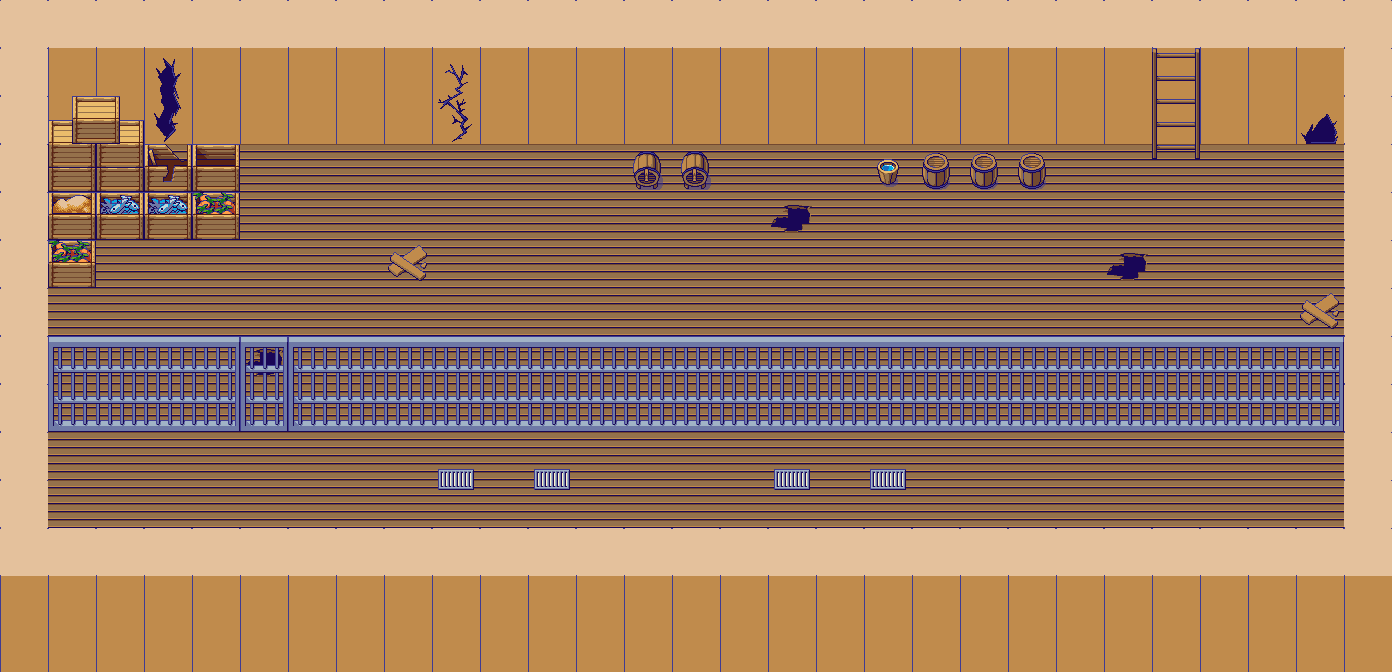

Tiled map render using the project's own tile images. Description and the whole map definition, tile-layer contents included, below:
An orthogonal 29x14 tile map with 48x48 px tiles, 3 tile layers (Tile Layer 1, Tile Layer 2, Tile Layer 3), 6 tilesets.

<map version="1.5" tiledversion="1.7.2" orientation="orthogonal" renderorder="right-down" width="29" height="14" tilewidth="48" tileheight="48" infinite="0" nextlayerid="4" nextobjectid="1">
 <tileset firstgid="1" name="PixelFantasy_Inside_A1" tilewidth="48" tileheight="48" tilecount="192" columns="16">
  <image source="Pixel Fantasy RMMZ RTP Tiles/img/tilesets/PixelFantasy_Inside_A1.png" width="768" height="576" />
 </tileset>
 <tileset firstgid="193" name="PixelFantasy_Inside_A2" tilewidth="48" tileheight="48" tilecount="192" columns="16">
  <image source="Pixel Fantasy RMMZ RTP Tiles/img/tilesets/PixelFantasy_Inside_A2.png" width="768" height="576" />
 </tileset>
 <tileset firstgid="385" name="PixelFantasy_Inside_A4" tilewidth="48" tileheight="48" tilecount="240" columns="16">
  <image source="Pixel Fantasy RMMZ RTP Tiles/img/tilesets/PixelFantasy_Inside_A4.png" width="768" height="720" />
 </tileset>
 <tileset firstgid="625" name="PixelFantasy_Inside_A5" tilewidth="48" tileheight="48" tilecount="128" columns="8">
  <image source="Pixel Fantasy RMMZ RTP Tiles/img/tilesets/PixelFantasy_Inside_A5.png" width="384" height="768" />
 </tileset>
 <tileset firstgid="753" name="PixelFantasy_Inside_B" tilewidth="48" tileheight="48" tilecount="256" columns="16">
  <image source="Pixel Fantasy RMMZ RTP Tiles/img/tilesets/PixelFantasy_Inside_B.png" width="768" height="768" />
 </tileset>
 <tileset firstgid="1009" name="PixelFantasy_Inside_C" tilewidth="48" tileheight="48" tilecount="256" columns="16">
  <image source="Pixel Fantasy RMMZ RTP Tiles/img/tilesets/PixelFantasy_Inside_C.png" width="768" height="768" />
 </tileset>
 <layer id="1" name="Tile Layer 1" width="29" height="14">
  <data encoding="csv">
642,642,642,642,642,642,642,642,642,642,642,642,642,642,642,642,642,642,642,642,642,642,642,642,642,642,642,642,642,
642,642,642,642,642,642,642,642,642,642,642,642,642,642,642,642,642,642,642,642,642,642,642,642,642,642,642,642,642,
642,642,642,642,642,642,642,642,642,642,642,642,642,642,642,642,642,642,642,642,642,642,642,642,642,642,642,642,642,
642,642,642,642,642,642,642,642,642,642,642,642,642,642,642,642,642,642,642,642,642,642,642,642,642,642,642,642,642,
642,642,642,642,642,642,642,642,642,642,642,642,642,642,642,642,642,642,642,642,642,642,642,642,642,642,642,642,642,
642,642,642,642,642,642,642,642,642,642,642,642,642,642,642,642,642,642,642,642,642,642,642,642,642,642,642,642,642,
642,642,642,642,642,642,642,642,642,642,642,642,642,642,642,642,642,642,642,642,642,642,642,642,642,642,642,642,642,
642,642,642,642,642,642,642,642,642,642,642,642,642,642,642,642,642,642,642,642,642,642,642,642,642,642,642,642,642,
642,642,642,642,642,642,642,642,642,642,642,642,642,642,642,642,642,642,642,642,642,642,642,642,642,642,642,642,642,
642,642,642,642,642,642,642,642,642,642,642,642,642,642,642,642,642,642,642,642,642,642,642,642,642,642,642,642,642,
642,642,642,642,642,642,642,642,642,642,642,642,642,642,642,642,642,642,642,642,642,642,642,642,642,642,642,642,642,
642,642,642,642,642,642,642,642,642,642,642,642,642,642,642,642,642,642,642,642,642,642,642,642,642,642,642,642,642,
642,642,642,642,642,642,642,642,642,642,642,642,642,642,642,642,642,642,642,642,642,642,642,642,642,642,642,642,642,
642,642,642,642,642,642,642,642,642,642,642,642,642,642,642,642,642,642,642,642,642,642,642,642,642,642,642,642,642
</data>
 </layer>
 <layer id="2" name="Tile Layer 2" width="29" height="14">
  <data encoding="csv">
480,480,480,480,480,480,480,480,480,480,480,480,480,480,480,480,480,480,480,480,480,480,480,480,480,480,480,480,480,
480,527,527,527,527,527,527,527,527,527,527,527,527,527,527,527,527,527,527,527,527,527,527,527,527,527,527,527,480,
480,527,527,527,527,527,527,527,527,527,527,527,527,527,527,527,527,527,527,527,527,527,527,527,527,527,527,527,480,
480,0,0,0,0,0,0,0,0,0,0,0,0,0,0,0,0,0,0,0,0,0,0,0,0,0,0,0,480,
480,0,0,0,0,0,0,0,0,0,0,0,0,0,0,0,658,0,0,0,0,0,0,0,0,0,0,0,480,
480,0,0,0,0,0,0,0,0,0,0,0,0,0,0,0,0,0,0,0,0,0,0,658,0,0,0,0,480,
480,0,0,0,0,0,0,0,0,0,0,0,0,0,0,0,0,0,0,0,0,0,0,0,0,0,0,0,480,
480,0,0,0,0,658,0,0,0,0,0,0,0,0,0,0,0,0,0,0,0,0,0,0,0,0,0,0,480,
480,0,0,0,0,0,0,0,0,0,0,0,0,0,0,0,0,0,0,0,0,0,0,0,0,0,0,0,480,
480,0,0,0,0,0,0,0,0,0,0,0,0,0,0,0,0,0,0,0,0,0,0,0,0,0,0,0,480,
480,0,0,0,0,0,0,0,0,0,0,0,0,0,0,0,0,0,0,0,0,0,0,0,0,0,0,0,480,
480,480,480,480,480,480,480,480,480,480,480,480,480,480,480,480,480,480,480,480,480,480,480,480,480,480,480,480,480,
527,527,527,527,527,527,527,527,527,527,527,527,527,527,527,527,527,527,527,527,527,527,527,527,527,527,527,527,527,
527,527,527,527,527,527,527,527,527,527,527,527,527,527,527,527,527,527,527,527,527,527,527,527,527,527,527,527,527
</data>
 </layer>
 <layer id="3" name="Tile Layer 3" width="29" height="14">
  <data encoding="csv">
0,0,0,0,0,0,0,0,0,0,0,0,0,0,0,0,0,0,0,0,0,0,0,0,0,0,0,0,0,
0,0,0,822,0,0,0,0,0,821,0,0,0,0,0,0,0,0,0,0,0,0,0,0,759,0,0,0,0,
0,955,956,838,0,0,0,0,0,837,0,0,0,0,0,0,0,0,0,0,0,0,0,0,775,0,0,840,0,
0,971,972,957,954,0,0,0,0,0,0,0,0,1121,1121,0,0,0,938,925,925,925,0,0,791,0,0,0,0,
0,969,986,986,985,0,0,0,0,0,0,0,0,0,0,0,0,0,0,0,0,0,0,0,0,0,0,0,0,
0,985,0,0,0,0,0,0,941,0,0,0,0,0,0,0,0,0,0,0,0,0,0,0,0,0,0,0,0,
0,0,0,0,0,0,0,0,0,0,0,0,0,0,0,0,0,0,0,0,0,0,0,0,0,0,0,941,0,
0,990,991,991,992,989,990,991,991,991,991,991,991,991,991,991,991,991,991,991,991,991,991,991,991,991,991,992,0,
0,1006,1007,1007,1008,1005,1006,1007,1007,1007,1007,1007,1007,1007,1007,1007,1007,1007,1007,1007,1007,1007,1007,1007,1007,1007,1007,1008,0,
0,0,0,0,0,0,0,0,0,919,0,919,0,0,0,0,919,0,919,0,0,0,0,0,0,0,0,0,0,
0,0,0,0,0,0,0,0,0,935,0,935,0,0,0,0,935,0,935,0,0,0,0,0,0,0,0,0,0,
0,0,0,0,0,0,0,0,0,0,0,0,0,0,0,0,0,0,0,0,0,0,0,0,0,0,0,0,0,
0,0,0,0,0,0,0,0,0,0,0,0,0,0,0,0,0,0,0,0,0,0,0,0,0,0,0,0,0,
0,0,0,0,0,0,0,0,0,0,0,0,0,0,0,0,0,0,0,0,0,0,0,0,0,0,0,0,0
</data>
 </layer>
</map>
